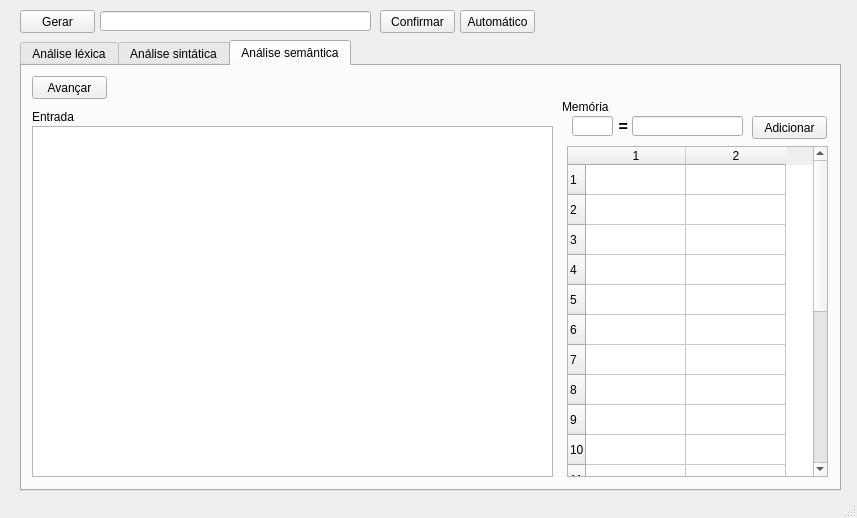
<?xml version="1.0" encoding="UTF-8"?>
<ui version="4.0">
 <class>MainWindow</class>
 <widget class="QMainWindow" name="MainWindow">
  <property name="geometry">
   <rect>
    <x>0</x>
    <y>0</y>
    <width>857</width>
    <height>518</height>
   </rect>
  </property>
  <property name="windowTitle">
   <string>Calculadora de conjuntos</string>
  </property>
  <widget class="QWidget" name="centralwidget">
   <widget class="QTabWidget" name="tabPrincipal">
    <property name="geometry">
     <rect>
      <x>20</x>
      <y>40</y>
      <width>821</width>
      <height>451</height>
     </rect>
    </property>
    <property name="currentIndex">
     <number>2</number>
    </property>
    <widget class="QWidget" name="tab">
     <attribute name="title">
      <string>Análise léxica</string>
     </attribute>
     <widget class="QTextBrowser" name="outLexicoEntrada">
      <property name="geometry">
       <rect>
        <x>10</x>
        <y>70</y>
        <width>791</width>
        <height>91</height>
       </rect>
      </property>
     </widget>
     <widget class="QTextBrowser" name="outLexicoSaida">
      <property name="geometry">
       <rect>
        <x>10</x>
        <y>190</y>
        <width>791</width>
        <height>221</height>
       </rect>
      </property>
     </widget>
     <widget class="QPushButton" name="btnLexicoAvancar">
      <property name="geometry">
       <rect>
        <x>10</x>
        <y>10</y>
        <width>75</width>
        <height>23</height>
       </rect>
      </property>
      <property name="text">
       <string>Avançar</string>
      </property>
     </widget>
     <widget class="QLabel" name="lblLexicoEntrada">
      <property name="geometry">
       <rect>
        <x>10</x>
        <y>50</y>
        <width>47</width>
        <height>13</height>
       </rect>
      </property>
      <property name="text">
       <string>Entrada</string>
      </property>
     </widget>
     <widget class="QLabel" name="lblLexicoSaida">
      <property name="geometry">
       <rect>
        <x>10</x>
        <y>170</y>
        <width>47</width>
        <height>13</height>
       </rect>
      </property>
      <property name="text">
       <string>Saída</string>
      </property>
     </widget>
    </widget>
    <widget class="QWidget" name="tab_2">
     <attribute name="title">
      <string>Análise sintática</string>
     </attribute>
     <widget class="QStackedWidget" name="stwSintatico">
      <property name="geometry">
       <rect>
        <x>10</x>
        <y>40</y>
        <width>791</width>
        <height>381</height>
       </rect>
      </property>
      <property name="currentIndex">
       <number>0</number>
      </property>
      <widget class="QWidget" name="page">
       <widget class="QTextBrowser" name="outSintaticoShuntingYardPilha">
        <property name="geometry">
         <rect>
          <x>600</x>
          <y>20</y>
          <width>191</width>
          <height>351</height>
         </rect>
        </property>
       </widget>
       <widget class="QLabel" name="lblSintaticoShuntingYardFila">
        <property name="geometry">
         <rect>
          <x>0</x>
          <y>210</y>
          <width>81</width>
          <height>21</height>
         </rect>
        </property>
        <property name="text">
         <string>Fila</string>
        </property>
       </widget>
       <widget class="QLabel" name="lblSintaticoShuntingYardEntrada">
        <property name="geometry">
         <rect>
          <x>0</x>
          <y>40</y>
          <width>81</width>
          <height>21</height>
         </rect>
        </property>
        <property name="text">
         <string>Entrada</string>
        </property>
       </widget>
       <widget class="QTextBrowser" name="outSintaticoShuntingYardEntrada">
        <property name="geometry">
         <rect>
          <x>0</x>
          <y>60</y>
          <width>581</width>
          <height>141</height>
         </rect>
        </property>
       </widget>
       <widget class="QTextBrowser" name="outSintaticoShuntingYardFila">
        <property name="geometry">
         <rect>
          <x>0</x>
          <y>230</y>
          <width>581</width>
          <height>141</height>
         </rect>
        </property>
       </widget>
       <widget class="QPushButton" name="btnSintaticoShuntingYardAvancar">
        <property name="geometry">
         <rect>
          <x>0</x>
          <y>10</y>
          <width>75</width>
          <height>23</height>
         </rect>
        </property>
        <property name="text">
         <string>Avançar</string>
        </property>
       </widget>
      </widget>
      <widget class="QWidget" name="page_2"/>
      <widget class="QWidget" name="page_3"/>
      <widget class="QWidget" name="page_4"/>
     </widget>
     <widget class="QPushButton" name="btnSintaticoProximo">
      <property name="geometry">
       <rect>
        <x>260</x>
        <y>10</y>
        <width>91</width>
        <height>23</height>
       </rect>
      </property>
      <property name="text">
       <string>Proximo</string>
      </property>
     </widget>
     <widget class="QPushButton" name="btnSintaticoAnterior">
      <property name="geometry">
       <rect>
        <x>160</x>
        <y>10</y>
        <width>91</width>
        <height>23</height>
       </rect>
      </property>
      <property name="text">
       <string>Anterior</string>
      </property>
     </widget>
     <widget class="QLabel" name="lblSintaticoAlgoritmo">
      <property name="geometry">
       <rect>
        <x>10</x>
        <y>10</y>
        <width>51</width>
        <height>21</height>
       </rect>
      </property>
      <property name="text">
       <string>Algoritmo:</string>
      </property>
     </widget>
     <widget class="QLabel" name="lblSintaticoAlgoritmoNome">
      <property name="geometry">
       <rect>
        <x>70</x>
        <y>10</y>
        <width>81</width>
        <height>21</height>
       </rect>
      </property>
      <property name="text">
       <string>Shunting Yard</string>
      </property>
     </widget>
     <widget class="QLabel" name="lblSintaticoShuntingYardPilha">
      <property name="geometry">
       <rect>
        <x>610</x>
        <y>40</y>
        <width>81</width>
        <height>21</height>
       </rect>
      </property>
      <property name="text">
       <string>Plha</string>
      </property>
     </widget>
    </widget>
    <widget class="QWidget" name="tab_3">
     <attribute name="title">
      <string>Análise semântica</string>
     </attribute>
     <widget class="QTableWidget" name="tblSemanticoMemoria">
      <property name="geometry">
       <rect>
        <x>545</x>
        <y>80</y>
        <width>261</width>
        <height>331</height>
       </rect>
      </property>
      <property name="rowCount">
       <number>20</number>
      </property>
      <property name="columnCount">
       <number>2</number>
      </property>
      <row/>
      <row/>
      <row/>
      <row/>
      <row/>
      <row/>
      <row/>
      <row/>
      <row/>
      <row/>
      <row/>
      <row/>
      <row/>
      <row/>
      <row/>
      <row/>
      <row/>
      <row/>
      <row/>
      <row/>
      <column/>
      <column/>
     </widget>
     <widget class="QLabel" name="lblSemanticoMemoria">
      <property name="geometry">
       <rect>
        <x>540</x>
        <y>30</y>
        <width>81</width>
        <height>21</height>
       </rect>
      </property>
      <property name="text">
       <string>Memória</string>
      </property>
     </widget>
     <widget class="QTextBrowser" name="outSemanticoEntrada">
      <property name="geometry">
       <rect>
        <x>10</x>
        <y>60</y>
        <width>521</width>
        <height>351</height>
       </rect>
      </property>
     </widget>
     <widget class="QPushButton" name="btnSemanticoAvancar">
      <property name="geometry">
       <rect>
        <x>10</x>
        <y>10</y>
        <width>75</width>
        <height>23</height>
       </rect>
      </property>
      <property name="text">
       <string>Avançar</string>
      </property>
     </widget>
     <widget class="QLabel" name="lblSemanticoEntrada">
      <property name="geometry">
       <rect>
        <x>10</x>
        <y>40</y>
        <width>81</width>
        <height>21</height>
       </rect>
      </property>
      <property name="text">
       <string>Entrada</string>
      </property>
     </widget>
     <widget class="QLineEdit" name="inpSemanticoConjunto">
      <property name="geometry">
       <rect>
        <x>610</x>
        <y>50</y>
        <width>111</width>
        <height>20</height>
       </rect>
      </property>
     </widget>
     <widget class="QLineEdit" name="inpSemanticoId">
      <property name="geometry">
       <rect>
        <x>550</x>
        <y>50</y>
        <width>41</width>
        <height>20</height>
       </rect>
      </property>
     </widget>
     <widget class="QLabel" name="lblSemanticoIgual">
      <property name="geometry">
       <rect>
        <x>590</x>
        <y>50</y>
        <width>16</width>
        <height>21</height>
       </rect>
      </property>
      <property name="text">
       <string>&lt;html&gt;&lt;head/&gt;&lt;body&gt;&lt;p align=&quot;right&quot;&gt;&lt;span style=&quot; font-size:12pt; font-weight:600;&quot;&gt;=&lt;/span&gt;&lt;/p&gt;&lt;/body&gt;&lt;/html&gt;</string>
      </property>
     </widget>
     <widget class="QPushButton" name="btnSemanticoAdicionar">
      <property name="geometry">
       <rect>
        <x>730</x>
        <y>50</y>
        <width>75</width>
        <height>23</height>
       </rect>
      </property>
      <property name="text">
       <string>Adicionar</string>
      </property>
     </widget>
    </widget>
   </widget>
   <widget class="QPushButton" name="btnGerar">
    <property name="geometry">
     <rect>
      <x>20</x>
      <y>10</y>
      <width>75</width>
      <height>23</height>
     </rect>
    </property>
    <property name="text">
     <string>Gerar</string>
    </property>
   </widget>
   <widget class="QLineEdit" name="inpExpressao">
    <property name="geometry">
     <rect>
      <x>100</x>
      <y>11</y>
      <width>271</width>
      <height>20</height>
     </rect>
    </property>
   </widget>
   <widget class="QPushButton" name="btnConfirmar">
    <property name="geometry">
     <rect>
      <x>380</x>
      <y>10</y>
      <width>75</width>
      <height>23</height>
     </rect>
    </property>
    <property name="text">
     <string>Confirmar</string>
    </property>
   </widget>
   <widget class="QPushButton" name="btnAutomatico">
    <property name="geometry">
     <rect>
      <x>460</x>
      <y>10</y>
      <width>75</width>
      <height>23</height>
     </rect>
    </property>
    <property name="text">
     <string>Automático</string>
    </property>
   </widget>
  </widget>
  <widget class="QStatusBar" name="statusbar"/>
 </widget>
 <resources/>
 <connections/>
</ui>
